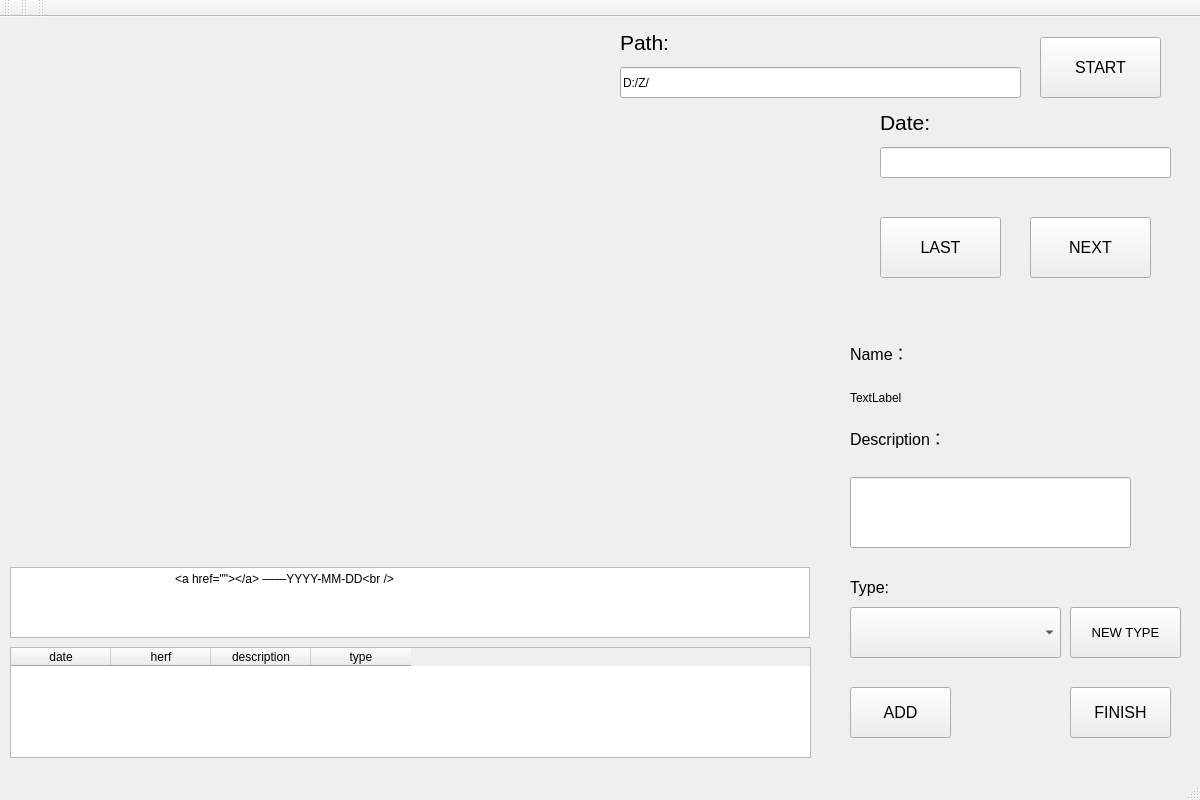
<?xml version="1.0" encoding="UTF-8"?>
<ui version="4.0">
 <class>MainWindow</class>
 <widget class="QMainWindow" name="MainWindow">
  <property name="geometry">
   <rect>
    <x>0</x>
    <y>0</y>
    <width>1200</width>
    <height>800</height>
   </rect>
  </property>
  <property name="windowTitle">
   <string>ImageLabeler</string>
  </property>
  <widget class="QWidget" name="centralWidget">
   <widget class="QLabel" name="label">
    <property name="geometry">
     <rect>
      <x>10</x>
      <y>10</y>
      <width>591</width>
      <height>531</height>
     </rect>
    </property>
    <property name="text">
     <string/>
    </property>
   </widget>
   <widget class="QPushButton" name="pushButtonNext">
    <property name="geometry">
     <rect>
      <x>1030</x>
      <y>200</y>
      <width>121</width>
      <height>61</height>
     </rect>
    </property>
    <property name="font">
     <font>
      <pointsize>12</pointsize>
     </font>
    </property>
    <property name="text">
     <string>NEXT</string>
    </property>
   </widget>
   <widget class="QLineEdit" name="lineEdit_1">
    <property name="geometry">
     <rect>
      <x>620</x>
      <y>50</y>
      <width>401</width>
      <height>31</height>
     </rect>
    </property>
    <property name="text">
     <string>D:/Z/</string>
    </property>
   </widget>
   <widget class="QLineEdit" name="lineEditDate">
    <property name="geometry">
     <rect>
      <x>880</x>
      <y>130</y>
      <width>291</width>
      <height>31</height>
     </rect>
    </property>
   </widget>
   <widget class="QLabel" name="label_2">
    <property name="geometry">
     <rect>
      <x>620</x>
      <y>10</y>
      <width>81</width>
      <height>31</height>
     </rect>
    </property>
    <property name="font">
     <font>
      <pointsize>16</pointsize>
     </font>
    </property>
    <property name="text">
     <string>Path:</string>
    </property>
   </widget>
   <widget class="QLabel" name="label_3">
    <property name="geometry">
     <rect>
      <x>880</x>
      <y>90</y>
      <width>101</width>
      <height>31</height>
     </rect>
    </property>
    <property name="font">
     <font>
      <pointsize>16</pointsize>
     </font>
    </property>
    <property name="text">
     <string>Date:</string>
    </property>
   </widget>
   <widget class="QPushButton" name="pushButtonStart">
    <property name="geometry">
     <rect>
      <x>1040</x>
      <y>20</y>
      <width>121</width>
      <height>61</height>
     </rect>
    </property>
    <property name="font">
     <font>
      <pointsize>12</pointsize>
     </font>
    </property>
    <property name="text">
     <string>START</string>
    </property>
   </widget>
   <widget class="QLineEdit" name="lineEditDes">
    <property name="geometry">
     <rect>
      <x>850</x>
      <y>460</y>
      <width>281</width>
      <height>71</height>
     </rect>
    </property>
    <property name="font">
     <font>
      <pointsize>12</pointsize>
     </font>
    </property>
   </widget>
   <widget class="QLabel" name="label_4">
    <property name="geometry">
     <rect>
      <x>850</x>
      <y>390</y>
      <width>141</width>
      <height>61</height>
     </rect>
    </property>
    <property name="font">
     <font>
      <pointsize>12</pointsize>
     </font>
    </property>
    <property name="text">
     <string>Description：</string>
    </property>
   </widget>
   <widget class="QLabel" name="label_5">
    <property name="geometry">
     <rect>
      <x>850</x>
      <y>310</y>
      <width>91</width>
      <height>51</height>
     </rect>
    </property>
    <property name="font">
     <font>
      <pointsize>12</pointsize>
     </font>
    </property>
    <property name="text">
     <string>Name：</string>
    </property>
   </widget>
   <widget class="QLabel" name="labelName">
    <property name="geometry">
     <rect>
      <x>850</x>
      <y>360</y>
      <width>341</width>
      <height>41</height>
     </rect>
    </property>
    <property name="font">
     <font>
      <pointsize>9</pointsize>
     </font>
    </property>
    <property name="text">
     <string>TextLabel</string>
    </property>
   </widget>
   <widget class="QComboBox" name="comboBoxType">
    <property name="geometry">
     <rect>
      <x>850</x>
      <y>590</y>
      <width>211</width>
      <height>51</height>
     </rect>
    </property>
    <property name="font">
     <font>
      <pointsize>12</pointsize>
     </font>
    </property>
   </widget>
   <widget class="QLabel" name="label_6">
    <property name="geometry">
     <rect>
      <x>850</x>
      <y>540</y>
      <width>141</width>
      <height>61</height>
     </rect>
    </property>
    <property name="font">
     <font>
      <pointsize>12</pointsize>
     </font>
    </property>
    <property name="text">
     <string>Type:</string>
    </property>
   </widget>
   <widget class="QPushButton" name="pushButtonAdd">
    <property name="geometry">
     <rect>
      <x>850</x>
      <y>670</y>
      <width>101</width>
      <height>51</height>
     </rect>
    </property>
    <property name="font">
     <font>
      <pointsize>12</pointsize>
     </font>
    </property>
    <property name="text">
     <string>ADD</string>
    </property>
   </widget>
   <widget class="QPlainTextEdit" name="plainTextEdit">
    <property name="geometry">
     <rect>
      <x>10</x>
      <y>550</y>
      <width>800</width>
      <height>71</height>
     </rect>
    </property>
    <property name="lineWrapMode">
     <enum>QPlainTextEdit::NoWrap</enum>
    </property>
    <property name="readOnly">
     <bool>true</bool>
    </property>
    <property name="plainText">
     <string>		&lt;A href=&quot;&quot;&gt;&lt;/A&gt;&amp;nbsp;——YYYY-MM-DD&lt;BR&gt;
</string>
    </property>
   </widget>
   <widget class="QPushButton" name="pushButtonFinish">
    <property name="geometry">
     <rect>
      <x>1070</x>
      <y>670</y>
      <width>101</width>
      <height>51</height>
     </rect>
    </property>
    <property name="font">
     <font>
      <pointsize>12</pointsize>
     </font>
    </property>
    <property name="text">
     <string>FINISH</string>
    </property>
   </widget>
   <widget class="QPushButton" name="pushButtonLast">
    <property name="geometry">
     <rect>
      <x>880</x>
      <y>200</y>
      <width>121</width>
      <height>61</height>
     </rect>
    </property>
    <property name="font">
     <font>
      <pointsize>12</pointsize>
     </font>
    </property>
    <property name="text">
     <string>LAST</string>
    </property>
   </widget>
   <widget class="QTableWidget" name="tableWidget">
    <property name="geometry">
     <rect>
      <x>10</x>
      <y>630</y>
      <width>801</width>
      <height>111</height>
     </rect>
    </property>
    <attribute name="horizontalHeaderMinimumSectionSize">
     <number>50</number>
    </attribute>
    <attribute name="horizontalHeaderDefaultSectionSize">
     <number>100</number>
    </attribute>
    <column>
     <property name="text">
      <string>date</string>
     </property>
    </column>
    <column>
     <property name="text">
      <string>herf</string>
     </property>
    </column>
    <column>
     <property name="text">
      <string>description</string>
     </property>
    </column>
    <column>
     <property name="text">
      <string>type</string>
     </property>
    </column>
   </widget>
   <widget class="QPushButton" name="buttonAddType">
    <property name="geometry">
     <rect>
      <x>1070</x>
      <y>590</y>
      <width>111</width>
      <height>51</height>
     </rect>
    </property>
    <property name="font">
     <font>
      <pointsize>10</pointsize>
     </font>
    </property>
    <property name="text">
     <string>NEW TYPE</string>
    </property>
   </widget>
  </widget>
  <widget class="QMenuBar" name="menuBar">
   <property name="geometry">
    <rect>
     <x>0</x>
     <y>0</y>
     <width>1200</width>
     <height>24</height>
    </rect>
   </property>
  </widget>
  <widget class="QToolBar" name="mainToolBar">
   <attribute name="toolBarArea">
    <enum>TopToolBarArea</enum>
   </attribute>
   <attribute name="toolBarBreak">
    <bool>false</bool>
   </attribute>
  </widget>
  <widget class="QToolBar" name="toolBar">
   <property name="windowTitle">
    <string>toolBar</string>
   </property>
   <attribute name="toolBarArea">
    <enum>TopToolBarArea</enum>
   </attribute>
   <attribute name="toolBarBreak">
    <bool>false</bool>
   </attribute>
  </widget>
  <widget class="QToolBar" name="toolBar_2">
   <property name="windowTitle">
    <string>toolBar_2</string>
   </property>
   <attribute name="toolBarArea">
    <enum>TopToolBarArea</enum>
   </attribute>
   <attribute name="toolBarBreak">
    <bool>false</bool>
   </attribute>
  </widget>
  <widget class="QStatusBar" name="statusBar"/>
 </widget>
 <layoutdefault spacing="6" margin="11"/>
 <resources/>
 <connections/>
</ui>
